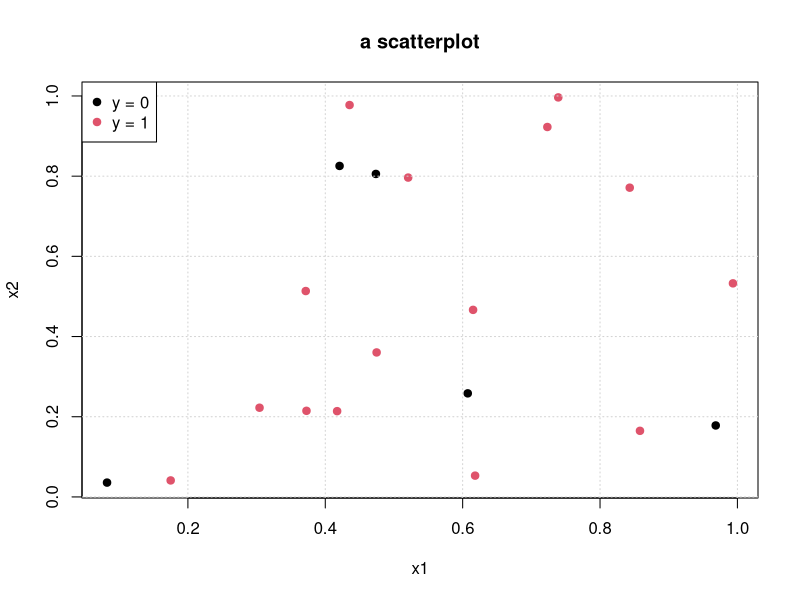

R code for this plot:
set.seed(22)
# commentaires
x1 = runif(20)
x2 = runif(20)
y = sample(c(0,1), 20, prob = rep(0.5,2), replace = T)
y = factor(y)

plot(x1, x2, col = y, pch = 19, main = "a scatterplot", xlab = "x1", ylab = "x2")
grid()
legend("topleft", paste( "y =", levels(y)), col = seq(nlevels(y)), pch = 19, bg = "white")
